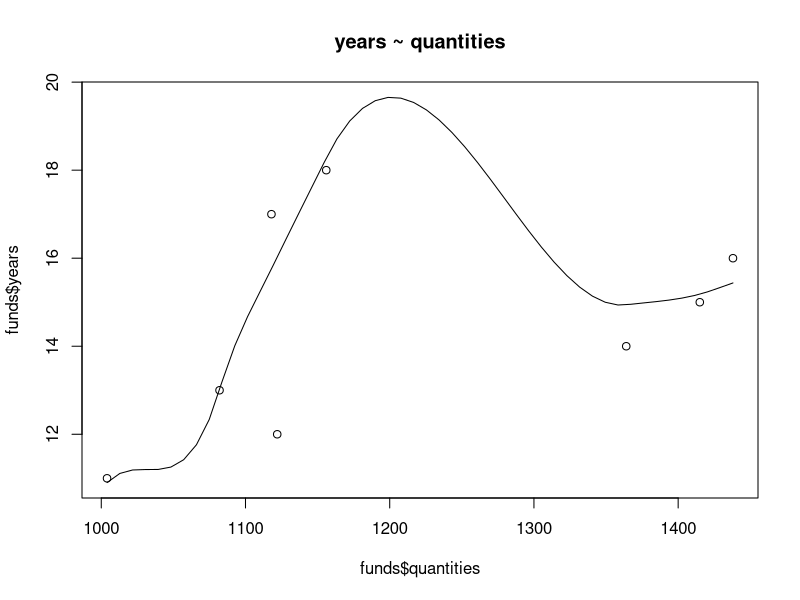
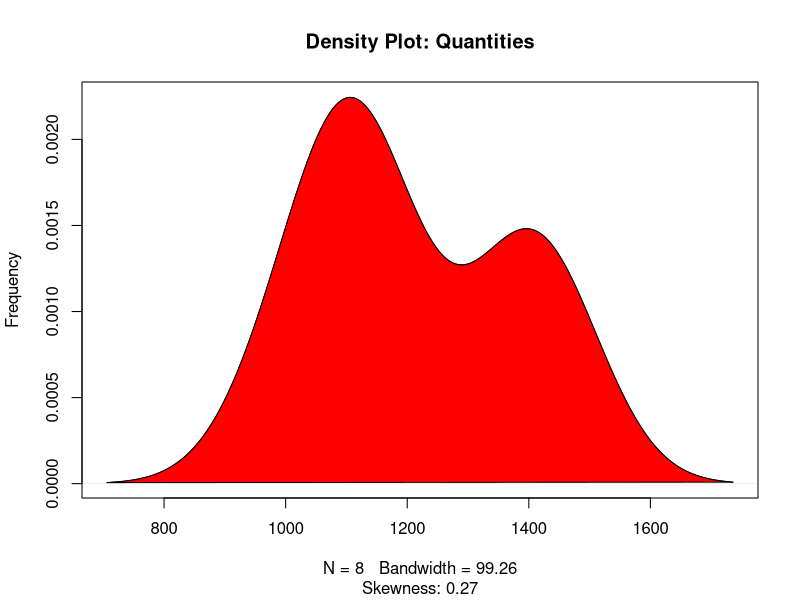
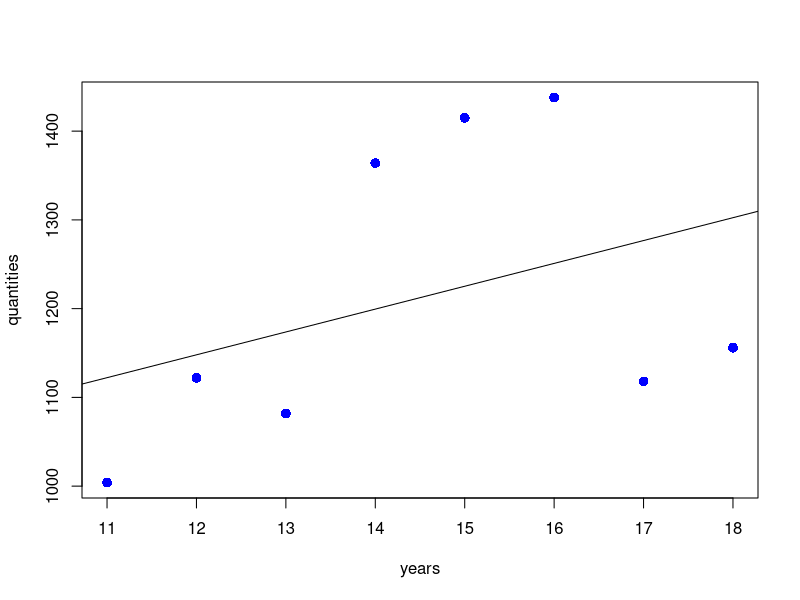

Source code (R) for these figures, in order: (Note: this script raises an error after producing the figures.)
#http://r-statistics.co/Linear-Regression.html

years <- 11:18
quantities <- c(1004,1122,1082,1364,1415,1438,1118,1156)
funds <- data.frame(years, quantities)

#scatter plot
scatter.smooth(x=funds$quantities, y=funds$years, main="years ~ quantities")

#density plot
plot(density(funds$quantities), main="Density Plot: Quantities", ylab="Frequency", 
     sub=paste("Skewness:", round(e1071::skewness(funds$quantities), 2)))  
polygon(density(funds$quantities), col="red")

#correlation
cor(funds$quantities, funds$years)

#linear regression
linearMod <- lm(quantities ~ years, data=funds)  
modelSummary <- summary(linearMod)
modelSummary

plot(years, quantities, pch = 16, cex = 1.3, col = "blue")
abline(lm(quantities ~ years, data=funds))


#t statistic and p-values
modelCoeffs <- modelSummary$coefficients  # model coefficients
beta.estimate <- modelCoeffs["quantities", "Estimate"]  # get beta estimate for quantities
std.error <- modelCoeffs["quantities", "Std. Error"]  # get std.error for quantities
t_value <- beta.estimate/std.error  # calc t statistic
p_value <- 2*pt(-abs(t_value), df=nrow(funds)-ncol(funds))  # calc p Value

paste("t_value", t_value)
paste("p_value", p_value)

##predict

# Create Training and Test data -
set.seed(100)  # setting seed to reproduce results of random sampling
trainingRowIndex <- sample(1:nrow(funds), 0.8*nrow(funds))  # row indices for training data
trainingData <- funds[trainingRowIndex, ]  # model training data
testData  <- funds[-trainingRowIndex, ]   # test data
# Build the model on training data -
lmMod <- lm(quantities ~ years, data=trainingData)  # build the model
quantitiesPred <- predict(lmMod, testData)  # predict yearsance

actuals_preds <- data.frame(cbind(actuals=testData$quantities, predicteds=quantitiesPred))
head(actuals_preds)